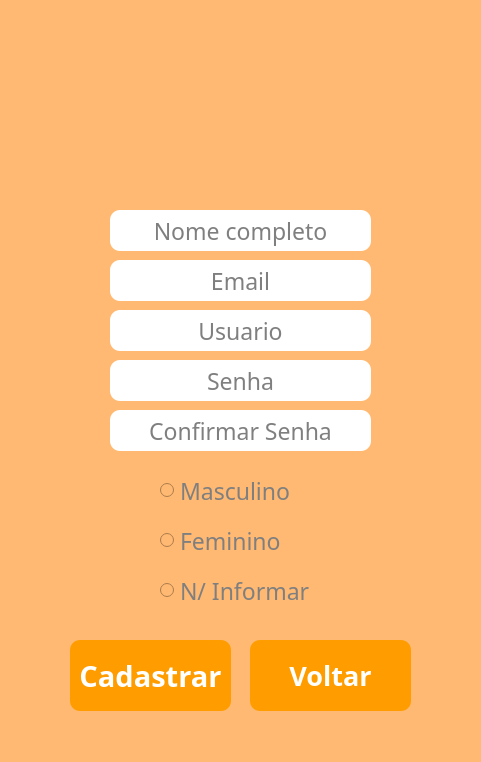
<?xml version="1.0" encoding="UTF-8"?>
<ui version="4.0">
 <class>MainWindow</class>
 <widget class="QMainWindow" name="MainWindow">
  <property name="geometry">
   <rect>
    <x>0</x>
    <y>0</y>
    <width>481</width>
    <height>762</height>
   </rect>
  </property>
  <property name="windowTitle">
   <string>Cadastro</string>
  </property>
  <property name="autoFillBackground">
   <bool>false</bool>
  </property>
  <property name="styleSheet">
   <string notr="true">background-color: rgb(255, 185, 114)</string>
  </property>
  <widget class="QWidget" name="centralwidget">
   <widget class="QLabel" name="label_2">
    <property name="geometry">
     <rect>
      <x>30</x>
      <y>10</y>
      <width>421</width>
      <height>181</height>
     </rect>
    </property>
    <property name="font">
     <font>
      <family>Ebrima</family>
      <pointsize>30</pointsize>
     </font>
    </property>
    <property name="text">
     <string/>
    </property>
    <property name="pixmap">
     <pixmap>../../../../Downloads/Joana Game (1).png</pixmap>
    </property>
    <property name="alignment">
     <set>Qt::AlignCenter</set>
    </property>
   </widget>
   <widget class="QPushButton" name="BTCad1">
    <property name="geometry">
     <rect>
      <x>70</x>
      <y>640</y>
      <width>161</width>
      <height>71</height>
     </rect>
    </property>
    <property name="font">
     <font>
      <family>League Spartan</family>
      <pointsize>22</pointsize>
      <weight>75</weight>
      <bold>true</bold>
     </font>
    </property>
    <property name="styleSheet">
     <string notr="true">background-color: rgb(255, 157, 0);
color: rgb(255, 255, 255);
border-radius: 10px;
</string>
    </property>
    <property name="text">
     <string>Cadastrar</string>
    </property>
   </widget>
   <widget class="QPushButton" name="BTBack">
    <property name="geometry">
     <rect>
      <x>250</x>
      <y>640</y>
      <width>161</width>
      <height>71</height>
     </rect>
    </property>
    <property name="font">
     <font>
      <family>League Spartan</family>
      <pointsize>20</pointsize>
      <weight>75</weight>
      <bold>true</bold>
     </font>
    </property>
    <property name="styleSheet">
     <string notr="true">background-color: rgb(255, 157, 0);
color: rgb(255, 255, 255);
border-radius: 10px;</string>
    </property>
    <property name="text">
     <string>Voltar</string>
    </property>
   </widget>
   <widget class="QLineEdit" name="LineName">
    <property name="geometry">
     <rect>
      <x>110</x>
      <y>210</y>
      <width>261</width>
      <height>41</height>
     </rect>
    </property>
    <property name="minimumSize">
     <size>
      <width>251</width>
      <height>0</height>
     </size>
    </property>
    <property name="sizeIncrement">
     <size>
      <width>1</width>
      <height>0</height>
     </size>
    </property>
    <property name="font">
     <font>
      <family>League Spartan</family>
      <pointsize>17</pointsize>
     </font>
    </property>
    <property name="tabletTracking">
     <bool>false</bool>
    </property>
    <property name="autoFillBackground">
     <bool>false</bool>
    </property>
    <property name="styleSheet">
     <string notr="true">background-color: rgb(255, 255, 255); 
border-radius: 10px;
</string>
    </property>
    <property name="frame">
     <bool>true</bool>
    </property>
    <property name="alignment">
     <set>Qt::AlignCenter</set>
    </property>
    <property name="dragEnabled">
     <bool>false</bool>
    </property>
    <property name="readOnly">
     <bool>false</bool>
    </property>
    <property name="placeholderText">
     <string>Nome completo</string>
    </property>
    <property name="cursorMoveStyle">
     <enum>Qt::VisualMoveStyle</enum>
    </property>
    <property name="clearButtonEnabled">
     <bool>false</bool>
    </property>
   </widget>
   <widget class="QLineEdit" name="LineUse">
    <property name="geometry">
     <rect>
      <x>110</x>
      <y>310</y>
      <width>261</width>
      <height>41</height>
     </rect>
    </property>
    <property name="minimumSize">
     <size>
      <width>251</width>
      <height>0</height>
     </size>
    </property>
    <property name="sizeIncrement">
     <size>
      <width>1</width>
      <height>0</height>
     </size>
    </property>
    <property name="font">
     <font>
      <family>League Spartan</family>
      <pointsize>17</pointsize>
     </font>
    </property>
    <property name="tabletTracking">
     <bool>false</bool>
    </property>
    <property name="autoFillBackground">
     <bool>false</bool>
    </property>
    <property name="styleSheet">
     <string notr="true">background-color: rgb(255, 255, 255); 
border-radius: 10px;</string>
    </property>
    <property name="text">
     <string/>
    </property>
    <property name="frame">
     <bool>true</bool>
    </property>
    <property name="echoMode">
     <enum>QLineEdit::Password</enum>
    </property>
    <property name="alignment">
     <set>Qt::AlignCenter</set>
    </property>
    <property name="dragEnabled">
     <bool>false</bool>
    </property>
    <property name="readOnly">
     <bool>false</bool>
    </property>
    <property name="placeholderText">
     <string>Usuario</string>
    </property>
    <property name="cursorMoveStyle">
     <enum>Qt::VisualMoveStyle</enum>
    </property>
    <property name="clearButtonEnabled">
     <bool>false</bool>
    </property>
   </widget>
   <widget class="QLineEdit" name="LinePas">
    <property name="geometry">
     <rect>
      <x>110</x>
      <y>360</y>
      <width>261</width>
      <height>41</height>
     </rect>
    </property>
    <property name="minimumSize">
     <size>
      <width>251</width>
      <height>0</height>
     </size>
    </property>
    <property name="sizeIncrement">
     <size>
      <width>1</width>
      <height>0</height>
     </size>
    </property>
    <property name="font">
     <font>
      <family>League Spartan</family>
      <pointsize>17</pointsize>
     </font>
    </property>
    <property name="tabletTracking">
     <bool>false</bool>
    </property>
    <property name="autoFillBackground">
     <bool>false</bool>
    </property>
    <property name="styleSheet">
     <string notr="true">background-color: rgb(255, 255, 255); 
border-radius: 10px;</string>
    </property>
    <property name="text">
     <string/>
    </property>
    <property name="frame">
     <bool>true</bool>
    </property>
    <property name="echoMode">
     <enum>QLineEdit::Password</enum>
    </property>
    <property name="alignment">
     <set>Qt::AlignCenter</set>
    </property>
    <property name="dragEnabled">
     <bool>false</bool>
    </property>
    <property name="readOnly">
     <bool>false</bool>
    </property>
    <property name="placeholderText">
     <string>Senha</string>
    </property>
    <property name="cursorMoveStyle">
     <enum>Qt::VisualMoveStyle</enum>
    </property>
    <property name="clearButtonEnabled">
     <bool>false</bool>
    </property>
   </widget>
   <widget class="QLineEdit" name="LinePas2">
    <property name="geometry">
     <rect>
      <x>110</x>
      <y>410</y>
      <width>261</width>
      <height>41</height>
     </rect>
    </property>
    <property name="minimumSize">
     <size>
      <width>251</width>
      <height>0</height>
     </size>
    </property>
    <property name="sizeIncrement">
     <size>
      <width>1</width>
      <height>0</height>
     </size>
    </property>
    <property name="font">
     <font>
      <family>League Spartan</family>
      <pointsize>17</pointsize>
     </font>
    </property>
    <property name="tabletTracking">
     <bool>false</bool>
    </property>
    <property name="autoFillBackground">
     <bool>false</bool>
    </property>
    <property name="styleSheet">
     <string notr="true">background-color: rgb(255, 255, 255); 
border-radius: 10px;</string>
    </property>
    <property name="text">
     <string/>
    </property>
    <property name="frame">
     <bool>true</bool>
    </property>
    <property name="alignment">
     <set>Qt::AlignCenter</set>
    </property>
    <property name="dragEnabled">
     <bool>false</bool>
    </property>
    <property name="readOnly">
     <bool>false</bool>
    </property>
    <property name="placeholderText">
     <string>Confirmar Senha</string>
    </property>
    <property name="cursorMoveStyle">
     <enum>Qt::VisualMoveStyle</enum>
    </property>
    <property name="clearButtonEnabled">
     <bool>false</bool>
    </property>
   </widget>
   <widget class="QLineEdit" name="LineEm">
    <property name="geometry">
     <rect>
      <x>110</x>
      <y>260</y>
      <width>261</width>
      <height>41</height>
     </rect>
    </property>
    <property name="minimumSize">
     <size>
      <width>251</width>
      <height>0</height>
     </size>
    </property>
    <property name="sizeIncrement">
     <size>
      <width>1</width>
      <height>0</height>
     </size>
    </property>
    <property name="font">
     <font>
      <family>League Spartan</family>
      <pointsize>17</pointsize>
     </font>
    </property>
    <property name="tabletTracking">
     <bool>false</bool>
    </property>
    <property name="autoFillBackground">
     <bool>false</bool>
    </property>
    <property name="styleSheet">
     <string notr="true">background-color: rgb(255, 255, 255); 
border-radius: 10px;</string>
    </property>
    <property name="text">
     <string/>
    </property>
    <property name="frame">
     <bool>true</bool>
    </property>
    <property name="alignment">
     <set>Qt::AlignCenter</set>
    </property>
    <property name="dragEnabled">
     <bool>false</bool>
    </property>
    <property name="readOnly">
     <bool>false</bool>
    </property>
    <property name="placeholderText">
     <string>Email</string>
    </property>
    <property name="cursorMoveStyle">
     <enum>Qt::VisualMoveStyle</enum>
    </property>
    <property name="clearButtonEnabled">
     <bool>false</bool>
    </property>
   </widget>
   <widget class="QRadioButton" name="SexM">
    <property name="geometry">
     <rect>
      <x>160</x>
      <y>470</y>
      <width>151</width>
      <height>41</height>
     </rect>
    </property>
    <property name="font">
     <font>
      <family>League Spartan</family>
      <pointsize>17</pointsize>
     </font>
    </property>
    <property name="styleSheet">
     <string notr="true">color: rgb(127, 127, 127);</string>
    </property>
    <property name="text">
     <string>Masculino</string>
    </property>
   </widget>
   <widget class="QRadioButton" name="SexF">
    <property name="geometry">
     <rect>
      <x>160</x>
      <y>520</y>
      <width>151</width>
      <height>41</height>
     </rect>
    </property>
    <property name="font">
     <font>
      <family>League Spartan</family>
      <pointsize>17</pointsize>
     </font>
    </property>
    <property name="styleSheet">
     <string notr="true">color: rgb(127, 127, 127);</string>
    </property>
    <property name="text">
     <string>Feminino</string>
    </property>
   </widget>
   <widget class="QRadioButton" name="SexNF">
    <property name="geometry">
     <rect>
      <x>160</x>
      <y>570</y>
      <width>171</width>
      <height>41</height>
     </rect>
    </property>
    <property name="font">
     <font>
      <family>League Spartan</family>
      <pointsize>17</pointsize>
     </font>
    </property>
    <property name="styleSheet">
     <string notr="true">color: rgb(127, 127, 127);</string>
    </property>
    <property name="text">
     <string>N/ Informar</string>
    </property>
   </widget>
  </widget>
  <widget class="QMenuBar" name="menubar">
   <property name="geometry">
    <rect>
     <x>0</x>
     <y>0</y>
     <width>481</width>
     <height>21</height>
    </rect>
   </property>
  </widget>
  <widget class="QStatusBar" name="statusbar"/>
 </widget>
 <resources/>
 <connections/>
</ui>
